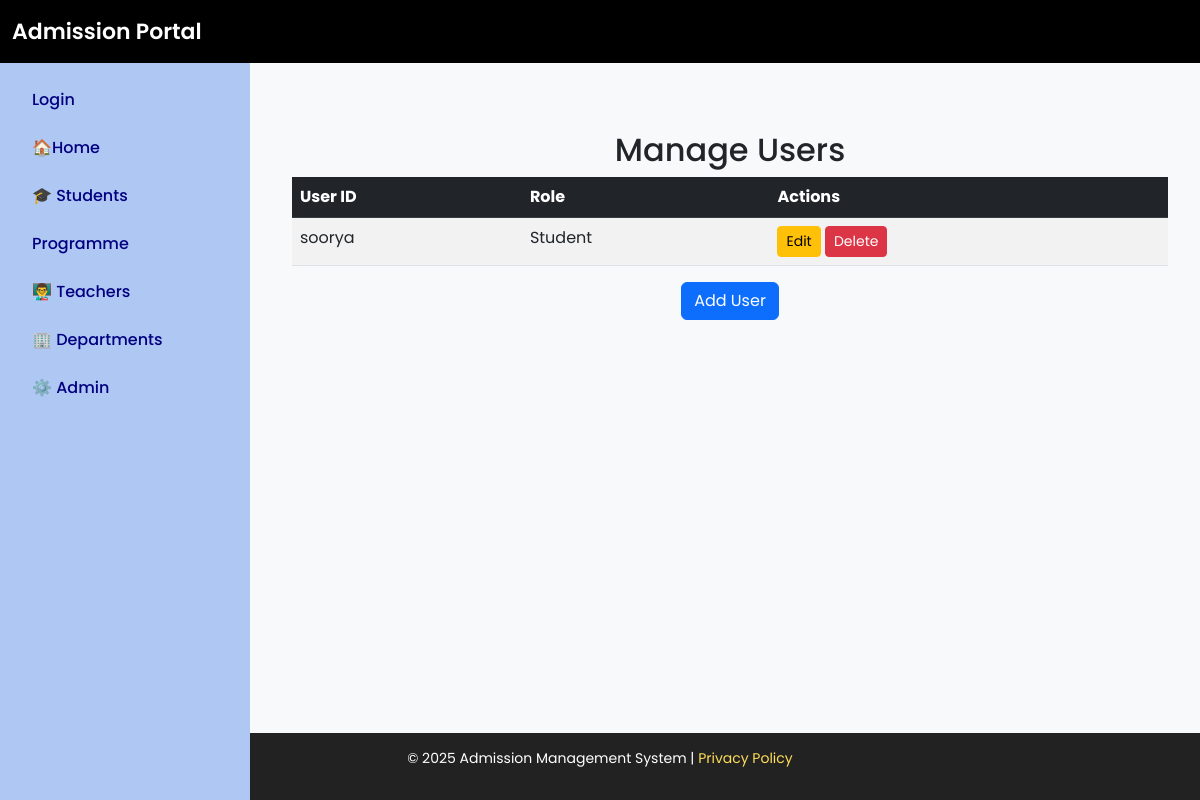
Page /manage_users/ on the earlier database version.
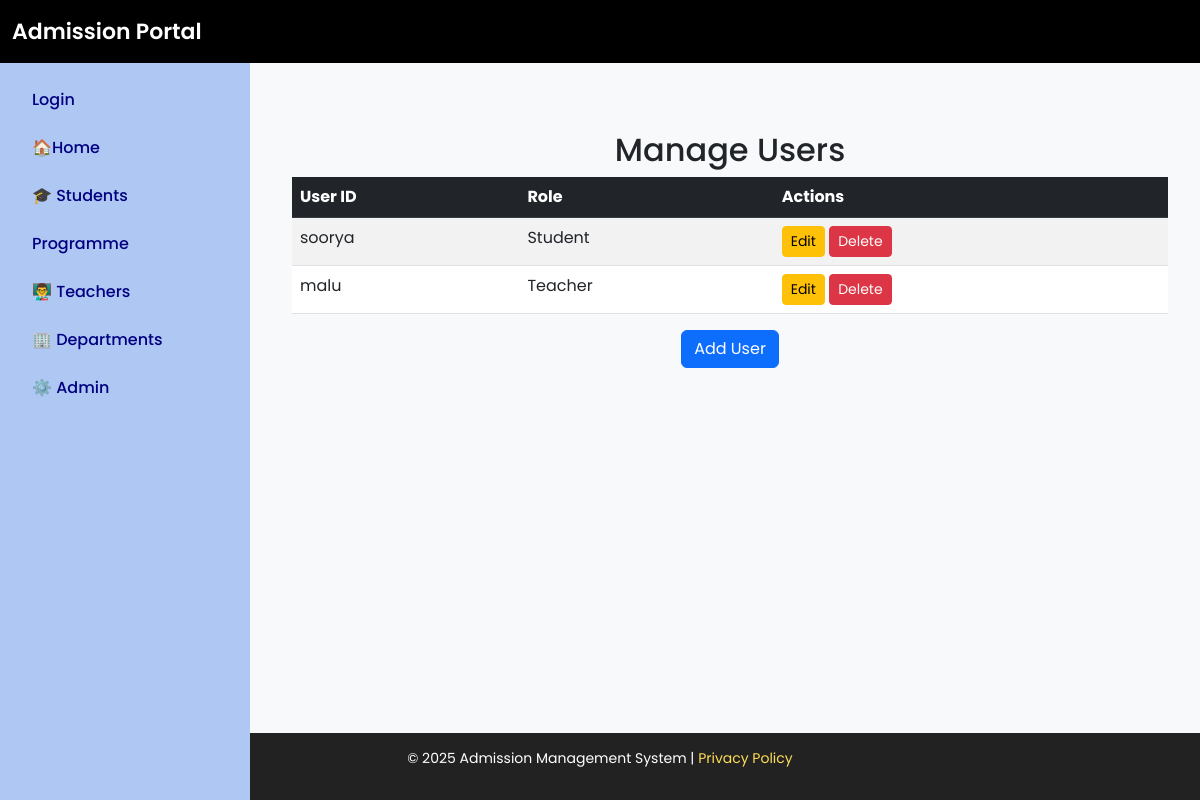
Same page on the later database version.
### admission/models.py (models this page shows, shortened)
class User(models.Model):
    user_id = models.CharField(max_length=50, unique=True)
    password = models.CharField(max_length=100)  # Consider using Django's `make_password` for security
    role = models.ForeignKey(Role, on_delete=models.CASCADE)

class Role(models.Model):
    name = models.CharField(max_length=50, unique=True)

### admission/views.py (the view)
# urls.py: path('manage_users/', views.manage_users, name='manage_users'),
def manage_users(request):
    users = User.objects.all()
    return render(request, 'manage_users.html', {'users': users})

### admission/templates/manage_users.html (shortened to what this page needs)
{% extends 'base.html' %}
{% block content %}
<div class="container mt-5">
    <h2 class="text-center">Manage Users</h2>
    <table class="table table-striped">
        <thead class="table-dark">
            <tr>
                <th>User ID</th>
                <th>Role</th>
                <th>Actions</th>
            </tr>
        </thead>
        <tbody>
            {% for user in users %}
            <tr>
                <td>{{ user.user_id }}</td>
                <td>{{ user.role.name }}</td>
                <td>
                    <a href="{% url 'edit_user' user.pk %}" class="btn btn-warning btn-sm">Edit</a>
                    <form action="{% url 'delete_user' user.pk %}" method="POST" style="display:inline;">
                        <button type="submit" class="btn btn-danger btn-sm">Delete</button>
                    </form>
                </td>
            </tr>
            {% empty %}
            <tr>
                <td colspan="3" class="text-center">No users found.</td>
            </tr>
            {% endfor %}
        </tbody>
    </table>
    <div class="text-center mt-3">
        <a href="{% url 'add_user' %}" class="btn btn-primary mb-3">Add User</a>
    </div>
</div>
{% endblock %}

Differences in the rows shown:
added User: user_id "malu", role.name "Teacher"
